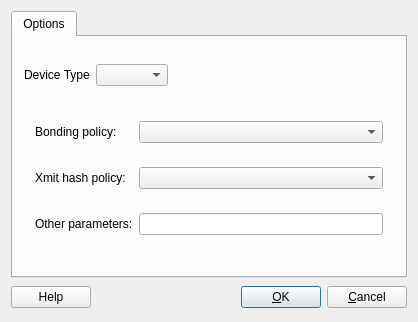
<ui version="4.0" >
 <class>linux24IfaceOptsDialog_q</class>
 <widget class="QDialog" name="linux24IfaceOptsDialog_q" >
  <property name="geometry" >
   <rect>
    <x>0</x>
    <y>0</y>
    <width>418</width>
    <height>322</height>
   </rect>
  </property>
  <property name="windowTitle" >
   <string>Linux: interface settings</string>
  </property>
  <layout class="QGridLayout" >
   <item row="1" column="0" >
    <layout class="QHBoxLayout" >
     <item>
      <widget class="QPushButton" name="buttonHelp" >
       <property name="text" >
        <string>Help</string>
       </property>
      </widget>
     </item>
     <item>
      <spacer>
       <property name="orientation" >
        <enum>Qt::Horizontal</enum>
       </property>
       <property name="sizeType" >
        <enum>QSizePolicy::Expanding</enum>
       </property>
       <property name="sizeHint" stdset="0" >
        <size>
         <width>151</width>
         <height>27</height>
        </size>
       </property>
      </spacer>
     </item>
     <item>
      <widget class="QPushButton" name="buttonOk" >
       <property name="text" >
        <string>&amp;OK</string>
       </property>
       <property name="shortcut" >
        <string/>
       </property>
       <property name="autoDefault" >
        <bool>true</bool>
       </property>
       <property name="default" >
        <bool>true</bool>
       </property>
      </widget>
     </item>
     <item>
      <widget class="QPushButton" name="buttonCancel" >
       <property name="text" >
        <string>&amp;Cancel</string>
       </property>
       <property name="shortcut" >
        <string/>
       </property>
       <property name="autoDefault" >
        <bool>true</bool>
       </property>
      </widget>
     </item>
    </layout>
   </item>
   <item row="0" column="0" >
    <widget class="QTabWidget" name="tabWidget" >
     <property name="tabShape" >
      <enum>QTabWidget::Rounded</enum>
     </property>
     <property name="currentIndex" >
      <number>0</number>
     </property>
     <widget class="QWidget" name="tab" >
      <attribute name="title" >
       <string>Options</string>
      </attribute>
      <attribute name="icon" >
       <iconset resource="MainRes.qrc" >
        <normaloff>:/Icons/Options</normaloff>:/Icons/Options</iconset>
      </attribute>
      <layout class="QGridLayout" name="gridLayout_2" >
       <item row="0" column="1" >
        <spacer>
         <property name="orientation" >
          <enum>Qt::Vertical</enum>
         </property>
         <property name="sizeType" >
          <enum>QSizePolicy::Fixed</enum>
         </property>
         <property name="sizeHint" stdset="0" >
          <size>
           <width>20</width>
           <height>16</height>
          </size>
         </property>
        </spacer>
       </item>
       <item row="1" column="0" >
        <widget class="QLabel" name="iface_type_label" >
         <property name="layoutDirection" >
          <enum>Qt::RightToLeft</enum>
         </property>
         <property name="text" >
          <string>Device Type</string>
         </property>
        </widget>
       </item>
       <item row="1" column="1" >
        <widget class="QComboBox" name="iface_type" />
       </item>
       <item row="1" column="2" >
        <spacer>
         <property name="orientation" >
          <enum>Qt::Horizontal</enum>
         </property>
         <property name="sizeHint" stdset="0" >
          <size>
           <width>40</width>
           <height>20</height>
          </size>
         </property>
        </spacer>
       </item>
       <item row="2" column="0" colspan="3" >
        <widget class="QStackedWidget" name="options_stack" >
         <property name="sizePolicy" >
          <sizepolicy vsizetype="Expanding" hsizetype="Preferred" >
           <horstretch>0</horstretch>
           <verstretch>0</verstretch>
          </sizepolicy>
         </property>
         <property name="currentIndex" >
          <number>3</number>
         </property>
         <widget class="QWidget" name="page_0" />
         <widget class="QWidget" name="page_1" >
          <layout class="QGridLayout" name="gridLayout_115" >
           <item row="0" column="0" >
            <widget class="QLabel" name="vlan_label" >
             <property name="enabled" >
              <bool>true</bool>
             </property>
             <property name="layoutDirection" >
              <enum>Qt::RightToLeft</enum>
             </property>
             <property name="text" >
              <string>VLAN ID</string>
             </property>
            </widget>
           </item>
           <item row="0" column="1" >
            <widget class="QSpinBox" name="vlan_id" >
             <property name="maximum" >
              <number>4095</number>
             </property>
            </widget>
           </item>
           <item row="0" column="2" >
            <spacer name="horizontalSpacer" >
             <property name="orientation" >
              <enum>Qt::Horizontal</enum>
             </property>
             <property name="sizeHint" stdset="0" >
              <size>
               <width>140</width>
               <height>20</height>
              </size>
             </property>
            </spacer>
           </item>
           <item row="1" column="1" >
            <spacer name="verticalSpacer_2" >
             <property name="orientation" >
              <enum>Qt::Vertical</enum>
             </property>
             <property name="sizeHint" stdset="0" >
              <size>
               <width>20</width>
               <height>43</height>
              </size>
             </property>
            </spacer>
           </item>
          </layout>
         </widget>
         <widget class="QWidget" name="page_2" >
          <layout class="QGridLayout" name="gridLayout_4" >
           <item row="0" column="0" >
            <widget class="QCheckBox" name="enable_stp" >
             <property name="text" >
              <string>Enable STP</string>
             </property>
            </widget>
           </item>
           <item row="1" column="0" >
            <spacer name="verticalSpacer" >
             <property name="orientation" >
              <enum>Qt::Vertical</enum>
             </property>
             <property name="sizeHint" stdset="0" >
              <size>
               <width>20</width>
               <height>173</height>
              </size>
             </property>
            </spacer>
           </item>
          </layout>
         </widget>
         <widget class="QWidget" name="page" >
          <layout class="QGridLayout" name="gridLayout_3" >
           <item row="0" column="0" >
            <widget class="QLabel" name="label" >
             <property name="text" >
              <string>Bonding policy:</string>
             </property>
            </widget>
           </item>
           <item row="0" column="1" >
            <widget class="QComboBox" name="bonding_policy" >
             <item>
              <property name="text" >
               <string/>
              </property>
             </item>
             <item>
              <property name="text" >
               <string>balance-rr</string>
              </property>
             </item>
             <item>
              <property name="text" >
               <string>active-backup</string>
              </property>
             </item>
             <item>
              <property name="text" >
               <string>balance-xor</string>
              </property>
             </item>
             <item>
              <property name="text" >
               <string>broadcast</string>
              </property>
             </item>
             <item>
              <property name="text" >
               <string>802.3ad</string>
              </property>
             </item>
             <item>
              <property name="text" >
               <string>balance-tlb</string>
              </property>
             </item>
             <item>
              <property name="text" >
               <string>balance-alb</string>
              </property>
             </item>
            </widget>
           </item>
           <item row="1" column="0" >
            <widget class="QLabel" name="label_2" >
             <property name="text" >
              <string>Xmit hash policy:</string>
             </property>
            </widget>
           </item>
           <item row="1" column="1" >
            <widget class="QComboBox" name="xmit_hash_policy" >
             <item>
              <property name="text" >
               <string/>
              </property>
             </item>
             <item>
              <property name="text" >
               <string>layer2</string>
              </property>
             </item>
             <item>
              <property name="text" >
               <string>layer3+4</string>
              </property>
             </item>
            </widget>
           </item>
           <item row="2" column="0" >
            <widget class="QLabel" name="label_4" >
             <property name="text" >
              <string>Other parameters:</string>
             </property>
            </widget>
           </item>
           <item row="2" column="1" >
            <widget class="QLineEdit" name="bondng_driver_options" />
           </item>
          </layout>
         </widget>
        </widget>
       </item>
       <item row="3" column="0" >
        <spacer>
         <property name="orientation" >
          <enum>Qt::Vertical</enum>
         </property>
         <property name="sizeHint" stdset="0" >
          <size>
           <width>20</width>
           <height>40</height>
          </size>
         </property>
        </spacer>
       </item>
      </layout>
     </widget>
    </widget>
   </item>
  </layout>
 </widget>
 <layoutdefault spacing="6" margin="11" />
 <tabstops>
  <tabstop>buttonOk</tabstop>
  <tabstop>buttonCancel</tabstop>
  <tabstop>tabWidget</tabstop>
 </tabstops>
 <resources>
  <include location="MainRes.qrc" />
 </resources>
 <connections>
  <connection>
   <sender>buttonOk</sender>
   <signal>clicked()</signal>
   <receiver>linux24IfaceOptsDialog_q</receiver>
   <slot>accept()</slot>
   <hints>
    <hint type="sourcelabel" >
     <x>316</x>
     <y>472</y>
    </hint>
    <hint type="destinationlabel" >
     <x>20</x>
     <y>20</y>
    </hint>
   </hints>
  </connection>
  <connection>
   <sender>buttonCancel</sender>
   <signal>clicked()</signal>
   <receiver>linux24IfaceOptsDialog_q</receiver>
   <slot>reject()</slot>
   <hints>
    <hint type="sourcelabel" >
     <x>397</x>
     <y>472</y>
    </hint>
    <hint type="destinationlabel" >
     <x>20</x>
     <y>20</y>
    </hint>
   </hints>
  </connection>
  <connection>
   <sender>buttonHelp</sender>
   <signal>clicked()</signal>
   <receiver>linux24IfaceOptsDialog_q</receiver>
   <slot>help()</slot>
   <hints>
    <hint type="sourcelabel" >
     <x>68</x>
     <y>464</y>
    </hint>
    <hint type="destinationlabel" >
     <x>231</x>
     <y>245</y>
    </hint>
   </hints>
  </connection>
  <connection>
   <sender>iface_type</sender>
   <signal>currentIndexChanged(QString)</signal>
   <receiver>linux24IfaceOptsDialog_q</receiver>
   <slot>typeChanged(QString)</slot>
   <hints>
    <hint type="sourcelabel" >
     <x>287</x>
     <y>196</y>
    </hint>
    <hint type="destinationlabel" >
     <x>286</x>
     <y>261</y>
    </hint>
   </hints>
  </connection>
  <connection>
   <sender>bonding_policy</sender>
   <signal>currentIndexChanged(QString)</signal>
   <receiver>linux24IfaceOptsDialog_q</receiver>
   <slot>bondingPolicyChanged(QString)</slot>
   <hints>
    <hint type="sourcelabel" >
     <x>268</x>
     <y>126</y>
    </hint>
    <hint type="destinationlabel" >
     <x>208</x>
     <y>160</y>
    </hint>
   </hints>
  </connection>
 </connections>
 <slots>
  <slot>typeChanged(QString)</slot>
  <slot>bondingPolicyChanged(QString)</slot>
 </slots>
</ui>
